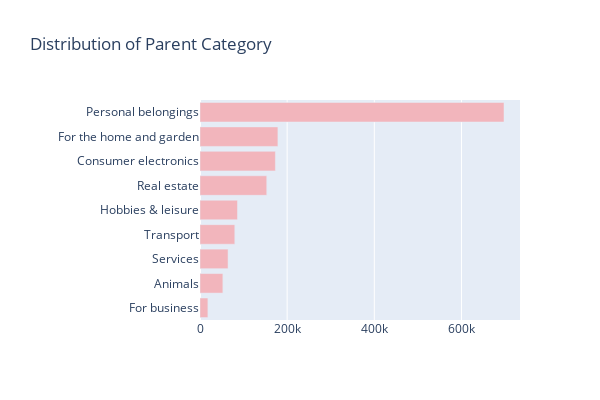

The notebook cell saved with this chart:
### Markdown cell above
> - There are about 1.3 Million items having deal probability less than 0.5, while there are about 182K items having deal probability greater than 0.5  
> - Most dominant categories are items having deal probability: 0-0.2, 0.8-0.9

<a id="5-3"></a>
### 5.3 Distribution of Parent Category

### Code cell
## univariate analysis of different categorical columns 

cols = ['parent_category_name_en', 'category_name_en', 'region_en', 'city', 'param_1', 'param_2', 'param_3', 'weekday', 'day','title_len', 'description_len', 'image_top_1', 'user_id']
_generate_bar_plot_hor(train_df, cols[0], "Distribution of Parent Category", '#f2b5bc', 600, 400, 200)

### Figure 1 — Plotly figure (JSON) as saved in the notebook; plotly's stock layout.template omitted (floating-point values rounded to 4 significant figures)
{"data": [{"marker": {"color": "#f2b5bc"}, "orientation": "h", "type": "bar", "x": [18075, 52470, 64385, 79839, 86011, 153190, 173008, 178823, 697623], "y": ["For business", "Animals", "Services", "Transport", "Hobbies & leisure", "Real estate", "Consumer electronics", "For the home and garden", "Personal belongings"]}], "layout": {"height": 400, "margin": {"l": 200}, "title": {"text": "Distribution of Parent Category"}, "width": 600}}
